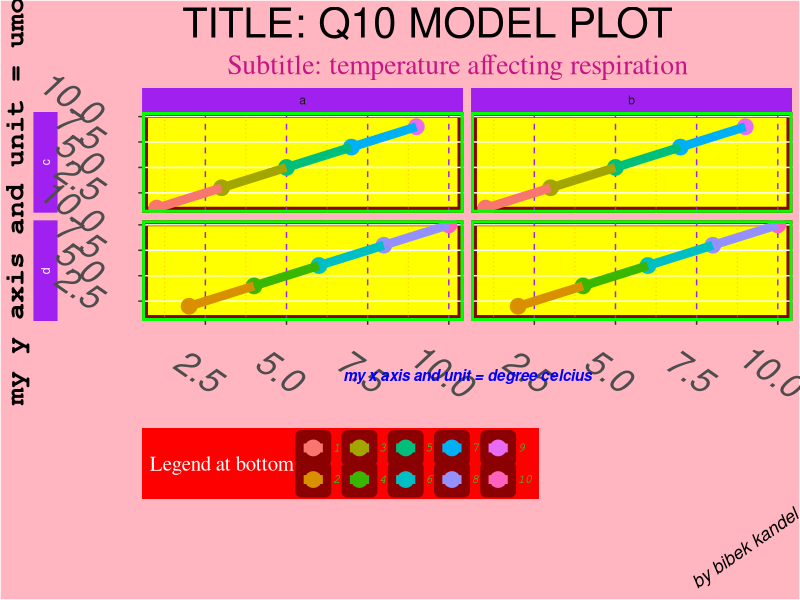

The R source for this figure:
library(ggplot2)
# sample data for plot ----
points <-
  data.frame(
    Soil_temp = rep(1:10,2),
    Soil_resp = rep(1:10,2),
    z = sort(rep(letters[1:2], 10)),
    w = rep(letters[3:4], 10)
  )
# ggplot using many theme options ----
ggplot(data = points,
       mapping = aes(x = Soil_temp, y = Soil_resp, col = factor(Soil_temp))) +
  geom_point(size = 5) +
  geom_line(aes(x = Soil_temp, y = Soil_resp, group = w), linewidth = 3) +
  facet_grid(w ~ z, switch = "y") +
  theme(

    plot.background = element_rect(fill = "lightpink"),
    plot.title = element_text(size = 30, hjust = 0.25),
    plot.subtitle = element_text(size = 20, hjust = 0.45, color = "mediumvioletred", family = "serif"),
    plot.caption = element_text(size = 13, face = "italic", angle = 35),

    panel.background = element_rect(fill = 'yellow', colour = 'darkred', size = 4),
    panel.border = element_rect(fill = NA, color = "green", size = 2),
    panel.grid.major.x = element_line(color = "purple", linetype = 2),
    panel.grid.minor.x = element_line(color = "orange", linetype = 3),
    panel.grid.minor.y = element_blank(),

    axis.title.x = element_text(face = "bold.italic", color = "blue", hjust = 0.5, vjust = 8),
    axis.title.y = element_text(family = "mono", face = "bold", size = 20, hjust = 0.25),
    axis.text = element_text(face = "italic", size = 25, angle = -35),
    axis.text.x.bottom = element_text(angle = -35), # note that axis.text options from above are inherited

    strip.background = element_rect(fill = "purple"),
    strip.text.y = element_text(color = "white"),
    strip.placement = "outside",

    legend.background = element_rect(fill = "red"), # generally will want to match w plot background
    legend.key = element_rect(fill = "orange"),
    legend.direction = "horizontal",
    legend.position = "bottom",
    legend.justification = "left",
    legend.title = element_text(family = "serif", color = "white", size = 15),
    legend.text = element_text(family = "mono", face = "italic", color = "limegreen")

  ) +
  labs(title = "TITLE: Q10 MODEL PLOT",
       subtitle = "Subtitle: temperature affecting respiration",
       x = "my x axis and unit = degree celcius",
       y = "my y axis and unit = umol/m2/day",
       caption = "by bibek kandel",
       col = "Legend at bottom")

